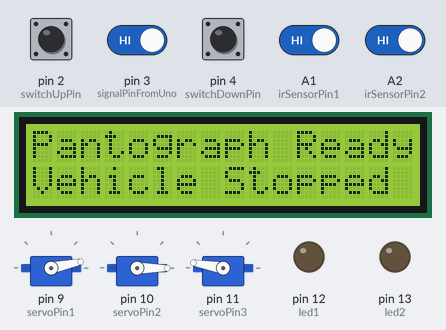
The sketch below on a simulated Arduino Uno, built with avr-gcc and run on an emulated ATmega328P. Shown: 16×2 character LCD, 3 × servo, output pins drawn as LEDs (lit = HIGH). Inputs (shaded band) come from the test bench; at power-on: A1 (irSensorPin1), A2 (irSensorPin2), pin 2 (switchUpPin), pin 3 (signalPinFromUno), pin 4 (switchDownPin) HIGH. What the sketch prints to the serial monitor is not drawn.

Above: at 1.7 s.
1.8 s: pin 2 (switchUpPin) pulled LOW for 0.15 s
At 2.02 s:
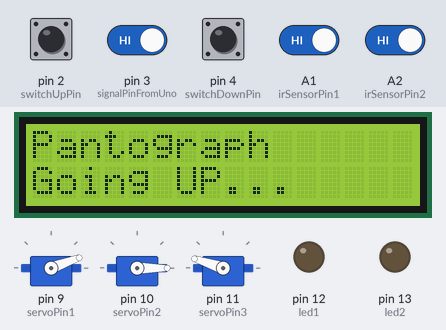
2.5 s: pin 3 (signalPinFromUno) driven LOW
At 4.4 s:
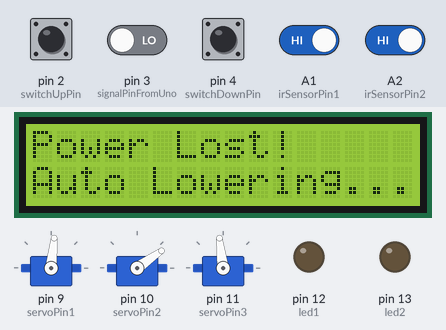
5.5 s: A1 (irSensorPin1) driven LOW
At 7.6 s:
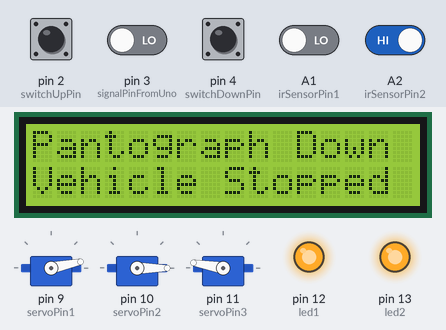
8.5 s: pin 2 (switchUpPin) pulled LOW for 1 s
At 10.05 s:
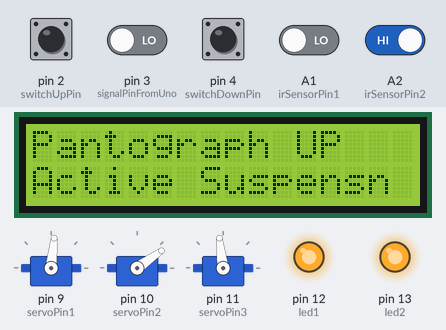
10.1 s: pin 4 (switchDownPin) pulled LOW for 0.15 s
At 10.38 s:
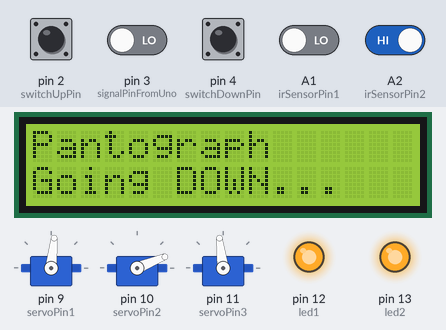
10.8 s: A1 (irSensorPin1) driven HIGH
At 12.4 s:
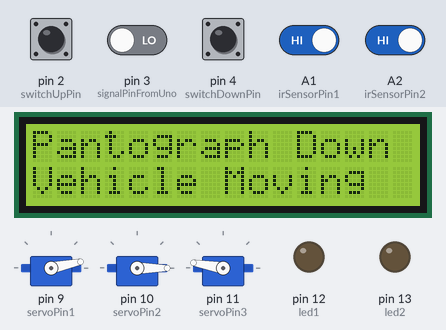
Timing chart, 0 to 14.3 s (numbered marks = the images above; inputs shaded):
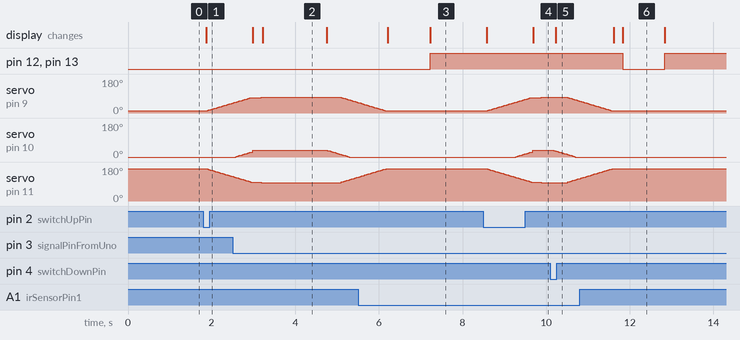

Measured:
- after the input at 1.8 s, servo on pin 9 (servoPin1): moves from 12° to 52° over 0.58 s, starting after 0.10 s; servo on pin 11 (servoPin3): moves from 170° to 130° over 0.58 s, starting after 0.10 s; the display: changes after 0.07 s (image 1)
- after the input at 2.5 s, the display: first differs from a run without the input after 0.73 s (image 2)
- after the input at 5.5 s, pin 12 (led1), pin 13 (led2): LOW → HIGH after 1.7 s; the display: first changes after 0.71 s (image 3 shows a later state)
- after the input at 8.5 s, servo on pin 9 (servoPin1): moves from 12° to 84° over 1.3 s, starting after 0.10 s; servo on pin 10 (servoPin2): moves from 0° to 35° over 0.41 s, starting after 0.77 s; servo on pin 11 (servoPin3): moves from 170° to 97° over 1.3 s, starting after 0.10 s; the display: first changes after 0.07 s (image 4 shows a later state)
- after the input at 10.1 s, servo on pin 10 (servoPin2): moves from 35° to 0° over 0.52 s, starting after 0.08 s; the display: changes after 0.13 s (image 5)
- after the input at 10.8 s, pin 12 (led1), pin 13 (led2): HIGH → LOW after 1.0 s, → HIGH 1.0 s later; the display: first differs from a run without the input after 1.0 s (image 6)
- by itself, servo on pin 10 (servoPin2): rises from 0° to 35° in 0.41 s, then falls to 0° in 2.3 s

The sketch:

Pantograph_Semi_Final_2.ino
```cpp
#include <Wire.h>
#include <LiquidCrystal_I2C.h>
#include <Servo.h>
#include <math.h>

// LCD setup
LiquidCrystal_I2C lcd(0x27, 16, 2);

// Servo setup
Servo servo1;
Servo servo2;
Servo servo3;

// Pin definitions
const int servoPin1 = 9;
const int servoPin2 = 10;
const int servoPin3 = 11;

const int switchUpPin = 2;
const int switchDownPin = 4;
const int signalPinFromUno = 3;

const int irSensorPin1 = A1;
const int irSensorPin2 = A2;

const int led1 = 12;
const int led2 = 13;

// Servo angles
float restAngle1 = 12;
float restAngle2 = -10;
float restAngle3 = 170;

float upAngle1 = 82;
float upAngle2 = 35;
float upAngle3 = 100;

bool isPantographUp = false;
bool autoLowered = false;

unsigned long suspensionStartTime = 0;
float currentAngle1 = upAngle1;

int lastUpState = HIGH;
int lastDownState = HIGH;
int lastSignalState = HIGH;

int lastIR1State = HIGH;
int lastIR2State = HIGH;

unsigned long lastMotionChangeTime = 0;
bool vehicleMoving = false;
bool lastVehicleMoving = false;

unsigned long lastBlinkTime = 0;
unsigned long blinkTimeout = 1000;

String lastPantographStatus = "Pantograph Ready";

void setup() {
  Serial.begin(9600);

  lcd.init();
  lcd.backlight();
  lcd.setCursor(0, 0);
  lcd.print(lastPantographStatus);
  lcd.setCursor(0, 1);
  lcd.print("Vehicle Stopped ");

  pinMode(switchUpPin, INPUT_PULLUP);
  pinMode(switchDownPin, INPUT_PULLUP);
  pinMode(signalPinFromUno, INPUT);

  pinMode(irSensorPin1, INPUT);
  pinMode(irSensorPin2, INPUT);

  pinMode(led1, OUTPUT);
  pinMode(led2, OUTPUT);

  servo1.attach(servoPin1);
  servo2.attach(servoPin2);
  servo3.attach(servoPin3);

  servo1.write(restAngle1);
  servo2.write(restAngle2);
  servo3.write(restAngle3);
  delay(500);
}

void loop() {
  int upState = digitalRead(switchUpPin);
  int downState = digitalRead(switchDownPin);
  int signalFromUno = digitalRead(signalPinFromUno);

  int ir1 = digitalRead(irSensorPin1);
  int ir2 = digitalRead(irSensorPin2);

  Serial.print("IR1: ");
  Serial.print(ir1);
  Serial.print(" | IR2: ");
  Serial.println(ir2);

  // Detect motion based on IR blinking
  if (ir1 != lastIR1State || ir2 != lastIR2State) {
    lastBlinkTime = millis();
    vehicleMoving = true;
  } else {
    if (millis() - lastBlinkTime > blinkTimeout) {
      vehicleMoving = false;
    }
  }

  if (vehicleMoving != lastVehicleMoving) {
    if (vehicleMoving) {
      lcd.setCursor(0, 1);
      lcd.print("Vehicle Moving  ");
      digitalWrite(led1, LOW);
      digitalWrite(led2, LOW);
    } else {
      lcd.setCursor(0, 1);
      lcd.print("Vehicle Stopped ");
      digitalWrite(led1, HIGH);
      digitalWrite(led2, HIGH);
    }

    lastVehicleMoving = vehicleMoving;
  }

  lastIR1State = ir1;
  lastIR2State = ir2;

  // Auto-lower on signal from Uno
  if (signalFromUno == LOW && lastSignalState == HIGH && isPantographUp) {
    lcd.clear();
    lcd.setCursor(0, 0);
    lcd.print("Power Lost!");
    lcd.setCursor(0, 1);
    lcd.print("Auto Lowering... ");
    delay(1500);
    lowerPantograph();
    autoLowered = true;
  }

  // Manual raise
  if (upState == LOW && lastUpState == HIGH) {
    if (!isPantographUp) {
      raisePantograph();
      autoLowered = false;
    }
    delay(200);
  }

  // Manual lower
  if (downState == LOW && lastDownState == HIGH) {
    if (isPantographUp) {
      lowerPantograph();
    }
    delay(200);
  }

  lastUpState = upState;
  lastDownState = downState;
  lastSignalState = signalFromUno;

  // Suspension logic
  if (isPantographUp) {
    unsigned long timeNow = millis() - suspensionStartTime;
    float bounce = sin(timeNow * 0.005) * 2.5;
    float newAngle1 = upAngle1 + bounce;
    float newAngle3 = upAngle3 - bounce;

    servo1.write(newAngle1);
    servo2.write(upAngle2);
    servo3.write(newAngle3);
    delay(10);
  }
}

void raisePantograph() {
  Serial.println("🔼 Pantograph going up");
  lcd.clear();
  lcd.setCursor(0, 0);
  lcd.print("Pantograph");
  lcd.setCursor(0, 1);
  lcd.print("Going UP...     ");

  float angle2 = restAngle2;
  float angle3 = restAngle3;

  for (float angle1 = restAngle1; angle1 <= upAngle1; angle1 += 1) {
    servo1.write(angle1);
    angle3 = restAngle3 - (angle1 - restAngle1);
    servo3.write(angle3);

    if (angle1 >= (restAngle1 + upAngle1) / 2 && angle2 < upAngle2) {
      angle2 += 1;
      servo2.write(angle2);
    }
    delay(15);
  }

  servo1.write(upAngle1);
  servo2.write(upAngle2);
  servo3.write(upAngle3);

  currentAngle1 = upAngle1;
  suspensionStartTime = millis();
  isPantographUp = true;

  lastPantographStatus = "Pantograph UP";
  lcd.clear();
  lcd.setCursor(0, 0);
  lcd.print(lastPantographStatus);
  lcd.setCursor(0, 1);
  lcd.print("Active Suspensn");
}

void lowerPantograph() {
  Serial.println("🔽 Pantograph going down");
  lcd.clear();
  lcd.setCursor(0, 0);
  lcd.print("Pantograph");
  lcd.setCursor(0, 1);
  lcd.print("Going DOWN...   ");

  float angle1 = upAngle1;
  float angle3 = upAngle3;

  for (float angle2 = upAngle2; angle2 >= restAngle2; angle2 -= 1) {
    servo2.write(angle2);

    if (angle2 <= (restAngle2 + upAngle2) / 2 && angle1 > restAngle1) {
      angle1 -= 1;
      angle3 += 1;
      servo1.write(angle1);
      servo3.write(angle3);
    }

    delay(15);
  }

  while (angle1 > restAngle1) {
    angle1 -= 1;
    angle3 += 1;
    servo1.write(angle1);
    servo3.write(angle3);
    delay(15);
  }

  servo1.write(restAngle1);
  servo2.write(restAngle2);
  servo3.write(restAngle3);

  isPantographUp = false;

  lastPantographStatus = "Pantograph Down";
  lcd.clear();
  lcd.setCursor(0, 0);
  lcd.print(lastPantographStatus);
  lcd.setCursor(0, 1);
  lcd.print("                "); // Clear second line
}
```
